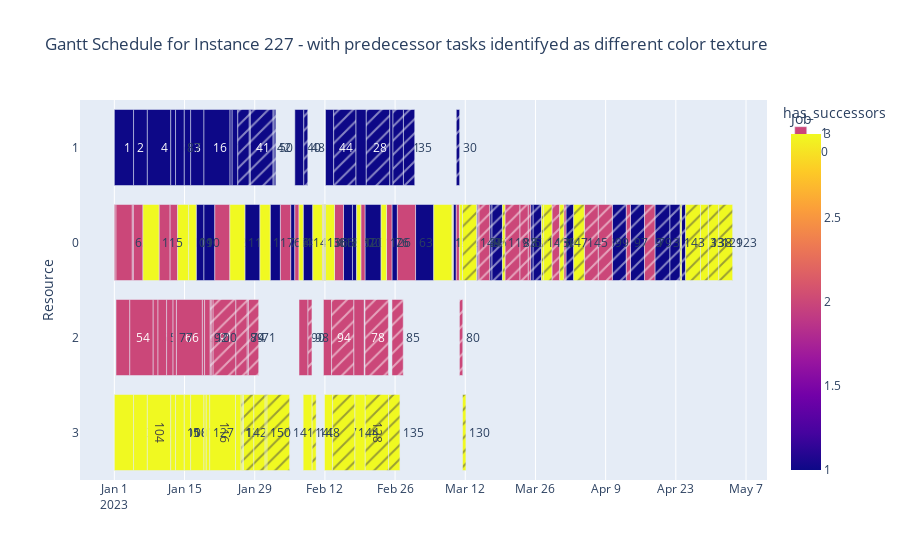

Notebook code for this chart:
### Markdown cell above
## Read the results | schedules

### Code cell
solutions_filepath = "../data/input/HRTInstances/solutions"
instances_path = "../data/input/HRTInstances"
instance_number = 227

instance = read_input_files.read_file(
    os.path.join(instances_path, f"Instance_{instance_number}.txt")
)

df = read_solutions_files.get_solution_from_instance(
    solutions_filepath, instances_path, instance_number
)
# gantt.plot_gantt_chart(df, instance_number)
gantt.plot_gantt_chart_with_predecessor_flag(
    prepare_resources.add_predecessor_flag(df, instance), instance_number
)
